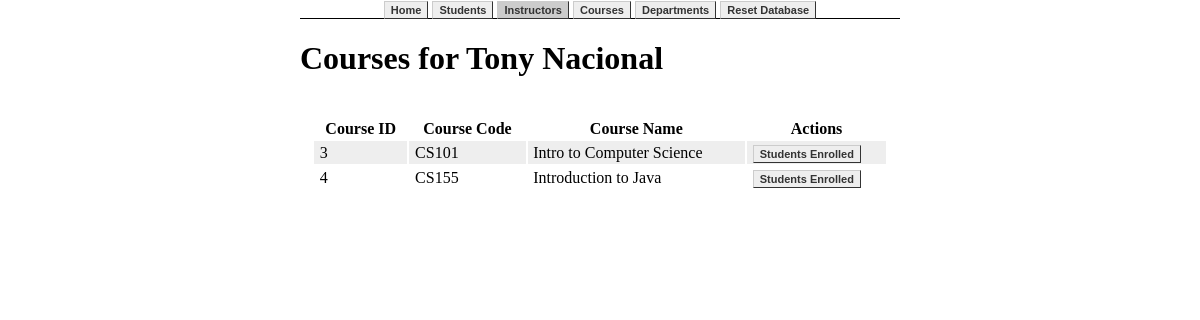
Screenshot of /instructor/3/courses with the database file from the repository.
### app.py (models this page shows, shortened)
class Instructor(db.Model):
    id = db.Column(db.Integer, primary_key=True)
    fname = db.Column(db.String(40), nullable=False)
    lname = db.Column(db.String(40), nullable=False)
    dob = db.Column(db.String(10), nullable=False)
    studentsAdvised = db.relationship('Student',backref='advisor', lazy='select')
    courses = db.relationship('Course',backref='instructor',lazy='select')
    department_in_id = db.Column(db.Integer, db.ForeignKey('department.id'))
    department_head_of_id = db.Column(db.Integer, db.ForeignKey('department.id'))

class Course(db.Model):
    id = db.Column(db.Integer, primary_key=True)
    code = db.Column(db.String(5), nullable=False, unique=True)
    name = db.Column(db.String(40), nullable=False)
    instructor_id = db.Column(db.Integer, db.ForeignKey('instructor.id'))
    department_id = db.Column(db.Integer, db.ForeignKey('department.id'))

### app.py (the view)
@app.route("/instructor/<id>/courses")
def getCoursesByInstructor(id=None):
    if not id:
        return 'No id provided in parameters. Please go back and try again'
    else:
        instructor = Instructor.query.filter_by(id=id).first_or_404()
        return render_template('instructor/courses.html', instructor=instructor)

### templates/instructor/courses.html (shortened to what this page needs)
{%extends 'base.html'%}
{%block body%}
<div class="container">
    <h1>Courses for {{instructor.fname}} {{instructor.lname}}</h1>
        {%if instructor.courses|length == 0%}
        This instructor hasn't been enrolled in any courses yet.
        {%else%}
        <div class="box">
            <table>
                <tr>
                    <th>Course ID</th>
                    <th>Course Code</th>
                    <th>Course Name</th>
                    <th>Actions</th>
                </tr>
                {%for course in instructor.courses%}
                <tr>
                    <td>{{course.id}}</td>
                    <td>{{course.code}}</td>
                    <td>{{course.name}}</td>
                    <td>
                        <a href="/course/{{course.id}}/students">Students Enrolled</a>
                    </td>
                </tr>
                    {%endfor%}
            </table>
        {%endif%}
    </div>
</div>
{%endblock%}

### static/css/main.css (style rules this page uses)
body { width:50%; margin:auto; }
nav li a, .container a, button { transition-duration: 0.5s; margin:0; font: bold 11px Arial; text-decoration: none; background-color: #EEEEEE; color: #333333; padding: 2px 6px 2px 6px; border-top: 1px solid #CCCCCC; border-right: 1px solid #333333; border-bottom: 1px solid #333333; border-left: 1px solid #CCCCCC; }
.container { overflow-x:auto; }
.box { padding:2%; width:auto; }
table { margin:1% 0; width:100%; }
tr:nth-child(even) { background-color: #EEEEEE; }
td { padding:.5% 1%; }

### rows the page displays
Instructor: fname "Tony", lname "Nacional"
Course: id "3", code "CS101", name "Intro to Computer Science"
Course: id "4", code "CS155", name "Introduction to Java"
